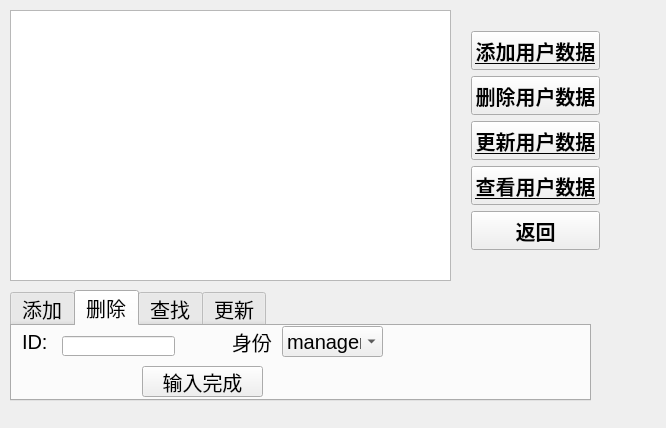
<?xml version="1.0" encoding="UTF-8"?>
<ui version="4.0">
 <class>ManagerLogin</class>
 <widget class="QWidget" name="ManagerLogin">
  <property name="geometry">
   <rect>
    <x>0</x>
    <y>0</y>
    <width>666</width>
    <height>428</height>
   </rect>
  </property>
  <property name="windowTitle">
   <string>ManagerLogin</string>
  </property>
  <widget class="QTableView" name="tableView">
   <property name="geometry">
    <rect>
     <x>10</x>
     <y>10</y>
     <width>441</width>
     <height>271</height>
    </rect>
   </property>
  </widget>
  <widget class="QWidget" name="layoutWidget">
   <property name="geometry">
    <rect>
     <x>460</x>
     <y>20</y>
     <width>151</width>
     <height>241</height>
    </rect>
   </property>
   <layout class="QVBoxLayout" name="verticalLayout">
    <item>
     <widget class="QPushButton" name="addBtn">
      <property name="sizePolicy">
       <sizepolicy hsizetype="Minimum" vsizetype="Minimum">
        <horstretch>0</horstretch>
        <verstretch>0</verstretch>
       </sizepolicy>
      </property>
      <property name="font">
       <font>
        <pointsize>15</pointsize>
        <weight>75</weight>
        <bold>true</bold>
        <underline>true</underline>
       </font>
      </property>
      <property name="text">
       <string>添加用户数据</string>
      </property>
     </widget>
    </item>
    <item>
     <widget class="QPushButton" name="deleteBtn">
      <property name="sizePolicy">
       <sizepolicy hsizetype="Minimum" vsizetype="Minimum">
        <horstretch>0</horstretch>
        <verstretch>0</verstretch>
       </sizepolicy>
      </property>
      <property name="font">
       <font>
        <pointsize>15</pointsize>
        <weight>75</weight>
        <bold>true</bold>
       </font>
      </property>
      <property name="text">
       <string>删除用户数据</string>
      </property>
     </widget>
    </item>
    <item>
     <widget class="QPushButton" name="uptateBtn">
      <property name="sizePolicy">
       <sizepolicy hsizetype="Minimum" vsizetype="Minimum">
        <horstretch>0</horstretch>
        <verstretch>0</verstretch>
       </sizepolicy>
      </property>
      <property name="font">
       <font>
        <pointsize>15</pointsize>
        <weight>75</weight>
        <bold>true</bold>
        <underline>true</underline>
       </font>
      </property>
      <property name="text">
       <string>更新用户数据</string>
      </property>
     </widget>
    </item>
    <item>
     <widget class="QPushButton" name="selectBtn">
      <property name="sizePolicy">
       <sizepolicy hsizetype="Minimum" vsizetype="Minimum">
        <horstretch>0</horstretch>
        <verstretch>0</verstretch>
       </sizepolicy>
      </property>
      <property name="font">
       <font>
        <pointsize>15</pointsize>
        <weight>75</weight>
        <bold>true</bold>
        <underline>true</underline>
       </font>
      </property>
      <property name="text">
       <string>查看用户数据</string>
      </property>
     </widget>
    </item>
    <item>
     <widget class="QPushButton" name="returnBtn">
      <property name="sizePolicy">
       <sizepolicy hsizetype="Minimum" vsizetype="Minimum">
        <horstretch>0</horstretch>
        <verstretch>0</verstretch>
       </sizepolicy>
      </property>
      <property name="font">
       <font>
        <pointsize>15</pointsize>
        <weight>75</weight>
        <bold>true</bold>
       </font>
      </property>
      <property name="text">
       <string>返回</string>
      </property>
     </widget>
    </item>
   </layout>
  </widget>
  <widget class="QTabWidget" name="tabWidget">
   <property name="geometry">
    <rect>
     <x>10</x>
     <y>290</y>
     <width>581</width>
     <height>111</height>
    </rect>
   </property>
   <property name="font">
    <font>
     <pointsize>15</pointsize>
    </font>
   </property>
   <property name="currentIndex">
    <number>1</number>
   </property>
   <widget class="QWidget" name="tab">
    <attribute name="title">
     <string>添加</string>
    </attribute>
    <widget class="QLabel" name="label">
     <property name="geometry">
      <rect>
       <x>10</x>
       <y>10</y>
       <width>40</width>
       <height>20</height>
      </rect>
     </property>
     <property name="font">
      <font>
       <pointsize>15</pointsize>
      </font>
     </property>
     <property name="text">
      <string>ID：</string>
     </property>
    </widget>
    <widget class="QLineEdit" name="IDEdit">
     <property name="geometry">
      <rect>
       <x>50</x>
       <y>10</y>
       <width>101</width>
       <height>19</height>
      </rect>
     </property>
    </widget>
    <widget class="QLabel" name="label_3">
     <property name="geometry">
      <rect>
       <x>170</x>
       <y>10</y>
       <width>60</width>
       <height>19</height>
      </rect>
     </property>
     <property name="font">
      <font>
       <pointsize>15</pointsize>
      </font>
     </property>
     <property name="text">
      <string>性别：</string>
     </property>
    </widget>
    <widget class="QComboBox" name="sexcomboBox">
     <property name="geometry">
      <rect>
       <x>230</x>
       <y>10</y>
       <width>81</width>
       <height>21</height>
      </rect>
     </property>
     <item>
      <property name="text">
       <string>男</string>
      </property>
     </item>
     <item>
      <property name="text">
       <string>女</string>
      </property>
     </item>
    </widget>
    <widget class="QLabel" name="label_2">
     <property name="geometry">
      <rect>
       <x>10</x>
       <y>50</y>
       <width>60</width>
       <height>18</height>
      </rect>
     </property>
     <property name="font">
      <font>
       <pointsize>15</pointsize>
      </font>
     </property>
     <property name="text">
      <string>名字：</string>
     </property>
    </widget>
    <widget class="QLineEdit" name="namelineEdit">
     <property name="geometry">
      <rect>
       <x>70</x>
       <y>50</y>
       <width>81</width>
       <height>18</height>
      </rect>
     </property>
    </widget>
    <widget class="QLabel" name="label_4">
     <property name="geometry">
      <rect>
       <x>160</x>
       <y>50</y>
       <width>60</width>
       <height>19</height>
      </rect>
     </property>
     <property name="font">
      <font>
       <pointsize>15</pointsize>
      </font>
     </property>
     <property name="text">
      <string>人员：</string>
     </property>
    </widget>
    <widget class="QComboBox" name="personComboBox">
     <property name="geometry">
      <rect>
       <x>220</x>
       <y>40</y>
       <width>91</width>
       <height>31</height>
      </rect>
     </property>
     <item>
      <property name="text">
       <string>manager</string>
      </property>
     </item>
     <item>
      <property name="text">
       <string>student</string>
      </property>
     </item>
     <item>
      <property name="text">
       <string>member</string>
      </property>
     </item>
     <item>
      <property name="text">
       <string>--</string>
      </property>
     </item>
    </widget>
    <widget class="QPushButton" name="pushButton">
     <property name="geometry">
      <rect>
       <x>320</x>
       <y>20</y>
       <width>111</width>
       <height>41</height>
      </rect>
     </property>
     <property name="font">
      <font>
       <pointsize>13</pointsize>
       <weight>75</weight>
       <italic>false</italic>
       <bold>true</bold>
      </font>
     </property>
     <property name="text">
      <string>输入完成</string>
     </property>
    </widget>
   </widget>
   <widget class="QWidget" name="tab_2">
    <attribute name="title">
     <string>删除</string>
    </attribute>
    <widget class="QLabel" name="label_5">
     <property name="geometry">
      <rect>
       <x>10</x>
       <y>0</y>
       <width>31</width>
       <height>31</height>
      </rect>
     </property>
     <property name="text">
      <string>ID:</string>
     </property>
    </widget>
    <widget class="QLineEdit" name="deleteEDit">
     <property name="geometry">
      <rect>
       <x>50</x>
       <y>10</y>
       <width>113</width>
       <height>20</height>
      </rect>
     </property>
    </widget>
    <widget class="QPushButton" name="deletePushButton">
     <property name="geometry">
      <rect>
       <x>130</x>
       <y>40</y>
       <width>121</width>
       <height>31</height>
      </rect>
     </property>
     <property name="text">
      <string>输入完成</string>
     </property>
    </widget>
    <widget class="QLabel" name="label_7">
     <property name="geometry">
      <rect>
       <x>220</x>
       <y>0</y>
       <width>54</width>
       <height>31</height>
      </rect>
     </property>
     <property name="text">
      <string>身份</string>
     </property>
    </widget>
    <widget class="QComboBox" name="deleteComboBox">
     <property name="geometry">
      <rect>
       <x>270</x>
       <y>0</y>
       <width>101</width>
       <height>31</height>
      </rect>
     </property>
     <item>
      <property name="text">
       <string>manager</string>
      </property>
     </item>
     <item>
      <property name="text">
       <string>student</string>
      </property>
     </item>
     <item>
      <property name="text">
       <string>member</string>
      </property>
     </item>
    </widget>
   </widget>
   <widget class="QWidget" name="tab_3">
    <attribute name="title">
     <string>查找</string>
    </attribute>
    <widget class="QLabel" name="label_6">
     <property name="geometry">
      <rect>
       <x>10</x>
       <y>0</y>
       <width>51</width>
       <height>31</height>
      </rect>
     </property>
     <property name="text">
      <string>ID:</string>
     </property>
    </widget>
    <widget class="QLineEdit" name="seleteLineEDit">
     <property name="geometry">
      <rect>
       <x>50</x>
       <y>10</y>
       <width>113</width>
       <height>21</height>
      </rect>
     </property>
    </widget>
    <widget class="QPushButton" name="seletnBtn">
     <property name="geometry">
      <rect>
       <x>220</x>
       <y>30</y>
       <width>131</width>
       <height>31</height>
      </rect>
     </property>
     <property name="text">
      <string>输入完成</string>
     </property>
    </widget>
   </widget>
   <widget class="QWidget" name="tab_4">
    <attribute name="title">
     <string>更新</string>
    </attribute>
    <widget class="QLabel" name="label_8">
     <property name="geometry">
      <rect>
       <x>10</x>
       <y>0</y>
       <width>41</width>
       <height>31</height>
      </rect>
     </property>
     <property name="text">
      <string>ID:</string>
     </property>
    </widget>
    <widget class="QLineEdit" name="updataIDeEdit">
     <property name="geometry">
      <rect>
       <x>50</x>
       <y>10</y>
       <width>113</width>
       <height>20</height>
      </rect>
     </property>
    </widget>
    <widget class="QLabel" name="label_9">
     <property name="geometry">
      <rect>
       <x>10</x>
       <y>40</y>
       <width>41</width>
       <height>31</height>
      </rect>
     </property>
     <property name="text">
      <string>name:</string>
     </property>
    </widget>
    <widget class="QLineEdit" name="updataNameEdit">
     <property name="geometry">
      <rect>
       <x>60</x>
       <y>50</y>
       <width>113</width>
       <height>20</height>
      </rect>
     </property>
    </widget>
    <widget class="QComboBox" name="updataSexComboBox">
     <property name="geometry">
      <rect>
       <x>250</x>
       <y>10</y>
       <width>69</width>
       <height>22</height>
      </rect>
     </property>
     <item>
      <property name="text">
       <string>男</string>
      </property>
     </item>
     <item>
      <property name="text">
       <string>女</string>
      </property>
     </item>
    </widget>
    <widget class="QLabel" name="label_11">
     <property name="geometry">
      <rect>
       <x>190</x>
       <y>10</y>
       <width>41</width>
       <height>31</height>
      </rect>
     </property>
     <property name="text">
      <string>性别：</string>
     </property>
    </widget>
    <widget class="QLabel" name="label_12">
     <property name="geometry">
      <rect>
       <x>200</x>
       <y>40</y>
       <width>41</width>
       <height>31</height>
      </rect>
     </property>
     <property name="text">
      <string>PASS:</string>
     </property>
    </widget>
    <widget class="QLineEdit" name="updataPasseEdit">
     <property name="geometry">
      <rect>
       <x>250</x>
       <y>50</y>
       <width>113</width>
       <height>20</height>
      </rect>
     </property>
    </widget>
    <widget class="QPushButton" name="UPdataBtn">
     <property name="geometry">
      <rect>
       <x>380</x>
       <y>10</y>
       <width>121</width>
       <height>31</height>
      </rect>
     </property>
     <property name="text">
      <string>输入完成</string>
     </property>
    </widget>
   </widget>
  </widget>
 </widget>
 <layoutdefault spacing="6" margin="11"/>
 <resources/>
 <connections/>
</ui>
